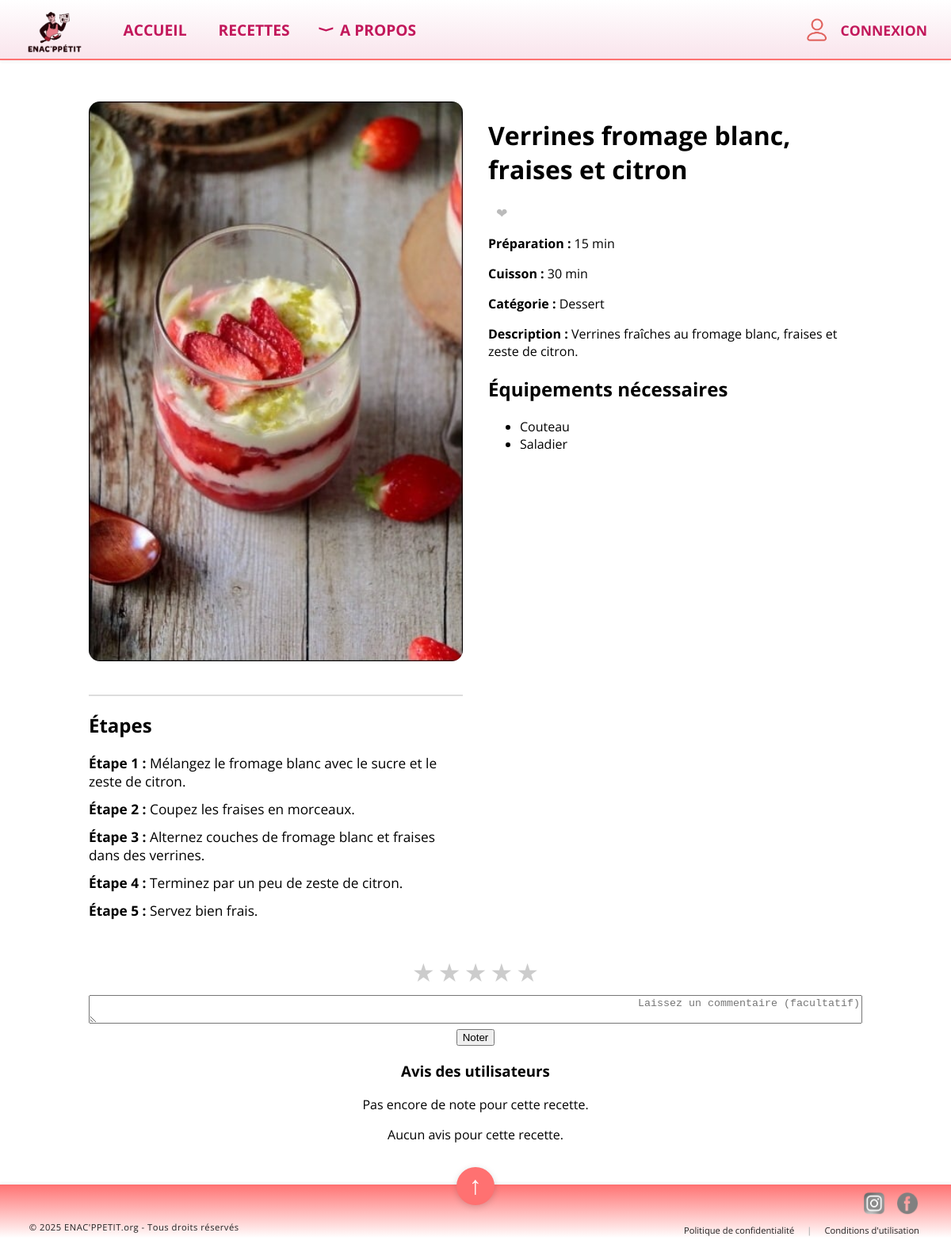
The page /recette/38709 on the database its author committed.
### tables this page shows
CREATE TABLE Recette (
    Recette_id INTEGER PRIMARY KEY,
    Title TEXT,
    Preptime INTEGER,
    Cooktime INTEGER,
    Category TEXT,
    Saison TEXT,
    Description TEXT,
    Servings INTEGER,
    Image TEXT
);

CREATE TABLE Step (
    Recette_id INTEGER,
    Num_step INTEGER,
    Contenu TEXT,
    PRIMARY KEY (Recette_id, Num_step),
    FOREIGN KEY (Recette_id) REFERENCES Recette(Recette_id)
);

CREATE TABLE Equipment (
    Id_equipement INTEGER PRIMARY KEY,
    Name TEXT UNIQUE
);

### app.py (the view)
@app.route('/recette/<int:recette_id>')
def recette(recette_id):
    conn = sqlite3.connect('BDD.db')
    conn.row_factory = sqlite3.Row
    recipe = conn.execute('SELECT * FROM Recette WHERE Recette_id = ?', (recette_id,)).fetchone()
    if recipe is None:
        conn.close()
        return "Recette non trouvée", 404
    equipements = conn.execute(
        "SELECT Equipment.Name FROM Equipment "
        "JOIN Recette_Equipment ON Equipment.id_equipement = Recette_Equipment.id_equipement "
        "WHERE Recette_Equipment.Recette_id = ?",
        (recette_id,)
    ).fetchall()
    steps = conn.execute(
        "SELECT Num_step,Contenu FROM Step WHERE Recette_id = ? ORDER BY Num_step",
        (recette_id,)
    ).fetchall()
    est_favori = False
    if "username" in session:
        user_id = conn.execute("SELECT User_id FROM User WHERE Username = ?", (session["username"],)).fetchone()
        if user_id:
            user_id = user_id[0]
            fav = conn.execute("SELECT 1 FROM Recette_Favori WHERE User_id = ? AND Recette_id = ?", (user_id, recette_id)).fetchone()
            est_favori = fav is not None
    avis = conn.execute(
    "SELECT u.Username, r.Rating, r.Commentaire FROM Rating r JOIN User u ON r.User_id = u.User_id WHERE r.Recette_id = ?",
    (recette_id,)
).fetchall()
    moyenne = conn.execute(
    "SELECT AVG(Rating) FROM Rating WHERE Recette_id = ?", (recette_id,)
).fetchone()[0]
    conn.close()
    return render_template('Unerecette.html', recipe=recipe, equipements=equipements, steps=steps, est_favori=est_favori, avis=avis, moyenne=moyenne)

### templates/Unerecette.html (shortened to what this page needs)
{% extends "base.html" %}
{% block content %}
<div class="fiche-recette-container">
    <div class="fiche-recette-ligne">
        {% if recipe['image'] %}
        <div class="fiche-photo-recette">
            <img src="{{ url_for('static', filename=recipe['image']) }}" alt="Image de la recette" class="fiche-image-adapt">
            <div class="fiche-etapes">
                <hr class="separateur-etapes">
                <h2>Étapes</h2>
                <ul class="liste-etapes">
                    {% for step in steps %}
                        <li><strong>Étape {{ loop.index }} :</strong> {{ step['Contenu'] }}</li>
                    {% endfor %}
                </ul>
            </div>
        </div>
        {% endif %}
        <div class="fiche-texte-recette">
            <h1>{{ recipe['title'] }}</h1>
            {% if est_favori %}
                <form action="{{ url_for('retirer_favori', recette_id=recipe['Recette_id']) }}" method="post" class="form-favori" style="margin-left: 0;">
                    <button type="submit" class="coeur-btn">
                        <span class="coeur actif">&#10084;</span>
                    </button>
                </form>
            {% else %}
                <form action="{{ url_for('ajouter_favori', recette_id=recipe['Recette_id']) }}" method="post" class="form-favori" style="margin-left: 0;">
                    <button type="submit" class="coeur-btn">
                        <span class="coeur">&#10084;</span>
                    </button>
                </form>
            {% endif %}
            <p><strong>Préparation :</strong> {{ recipe['Preptime'] }} min</p>
            <p><strong>Cuisson :</strong> {{ recipe['Cooktime'] }} min </p>
            <p><strong>Catégorie :</strong> {{ recipe['category'] }}</p>
            <p><strong>Description :</strong> {{ recipe['description'] }}</p>
            <h2>Équipements nécessaires</h2>
            <ul>
                {% for eq in equipements %}
                    <li>{{ eq['Name'] }}</li>
                {% endfor %}
            </ul>
        </div>
    </div>
    <div class="fiche-avis-utilisateurs">
        <form action="{{ url_for('noter_recette', recette_id=recipe['Recette_id']) }}" method="post" class="etoiles-notation">
            {% for i in range(5, 0, -1) %}
                <label for="star{{ i }}">&#9733;</label>
            {% endfor %}
            <br>
            <textarea name="commentaire" placeholder="Laissez un commentaire (facultatif)" style="width:100%;margin-top:8px;"></textarea>
            <br>
            <button type="submit">Noter</button>
        </form>
        <h3>Avis des utilisateurs</h3>
        {% if moyenne %}
            <p>Note moyenne : {{ '%.1f'|format(moyenne) }}/5</p>
        {% else %}
            <p>Pas encore de note pour cette recette.</p>
        {% endif %}
        {% if avis %}
            <ul id="avis-list">
            {% for a in avis[:5] %}
                <li>
                    <strong>{{ a['Username'] }}</strong> : {{ a['Rating'] }}/5
                    {% if a['Commentaire'] %}
                        <br>{{ a['Commentaire'] }}
                    {% endif %}
                </li>
            {% endfor %}
            {% for a in avis[5:] %}
                <li class="avis-cache" style="display:none;">
                    <strong>{{ a['Username'] }}</strong> : {{ a['Rating'] }}/5
                    {% if a['Commentaire'] %}
                        <br>{{ a['Commentaire'] }}
                    {% endif %}
                </li>
            {% endfor %}
            </ul>
            {% if avis|length > 5 %}
                <button id="voir-plus-btn" onclick="voirPlusAvis()">Voir plus</button>
            {% endif %}
        {% else %}
            <p>Aucun avis pour cette recette.</p>
        {% endif %}
    </div>
</div>
{% endblock %}

### static/style.css (style rules this page uses)
body { overflow-x: hidden; background: #fff; margin: 0; padding: 0; font-family: 'Open Sans', Arial, sans-serif; }
html { box-sizing: border-box; width: 100vw; overflow-x: hidden; }
*, *::before, *::after { box-sizing: inherit; }
.fiche-recette-container { max-width: 1000px; margin: 32px auto; padding: 0 12px; }
.fiche-recette-ligne { display: flex; flex-direction: row; gap: 32px; align-items: flex-start; margin-bottom: 32px; }
.fiche-photo-recette { flex: 1; display: flex; flex-direction: column; align-items: flex-start; }
.fiche-image-adapt { width: 100%; height: auto; border-radius: 14px; display: block; min-width: 220px; max-width: 100%; }
.fiche-texte-recette { flex: 1; min-width: 220px; }
.fiche-avis-utilisateurs { text-align: center; margin-top: 32px; }
.fiche-etapes { margin-top: 24px; text-align: left; }
.separateur-etapes { border: none; border-top: 2px solid #ddd; margin: 18px 0 16px 0; width: 100%; }
.liste-etapes { list-style: none; padding-left: 0; margin: 0; }
.liste-etapes li { margin-bottom: 12px; font-size: 1.08em; position: relative; padding-left: 0; }
.etoiles-notation { direction: rtl; unicode-bidi: bidi-override; }
.etoiles-notation label { color: #ccc; font-size: 2em; cursor: pointer; }
.coeur { color: #bbb; font-size: 1.3em; transition: color 0.2s; border: none; background: none; cursor: pointer; padding: 0 0 0 10px; vertical-align: middle; }
.coeur-btn { background: none; border: none; padding: 0; cursor: pointer; }
.form-favori { display: inline; }

### rows shown on the page
Recette: Image (picture), title "Verrines fromage blanc, fraises et citron", Preptime "15", Cooktime "30", category "Dessert", description "Verrines fraîches au fromage blanc, fraises et zeste de citron."
Step: Contenu "Mélangez le fromage blanc avec le sucre et le zeste de citron."
Step: Contenu "Coupez les fraises en morceaux."
Step: Contenu "Alternez couches de fromage blanc et fraises dans des verrines."
Step: Contenu "Terminez par un peu de zeste de citron."
Step: Contenu "Servez bien frais."
Equipment: Name "Couteau"
Equipment: Name "Saladier"
